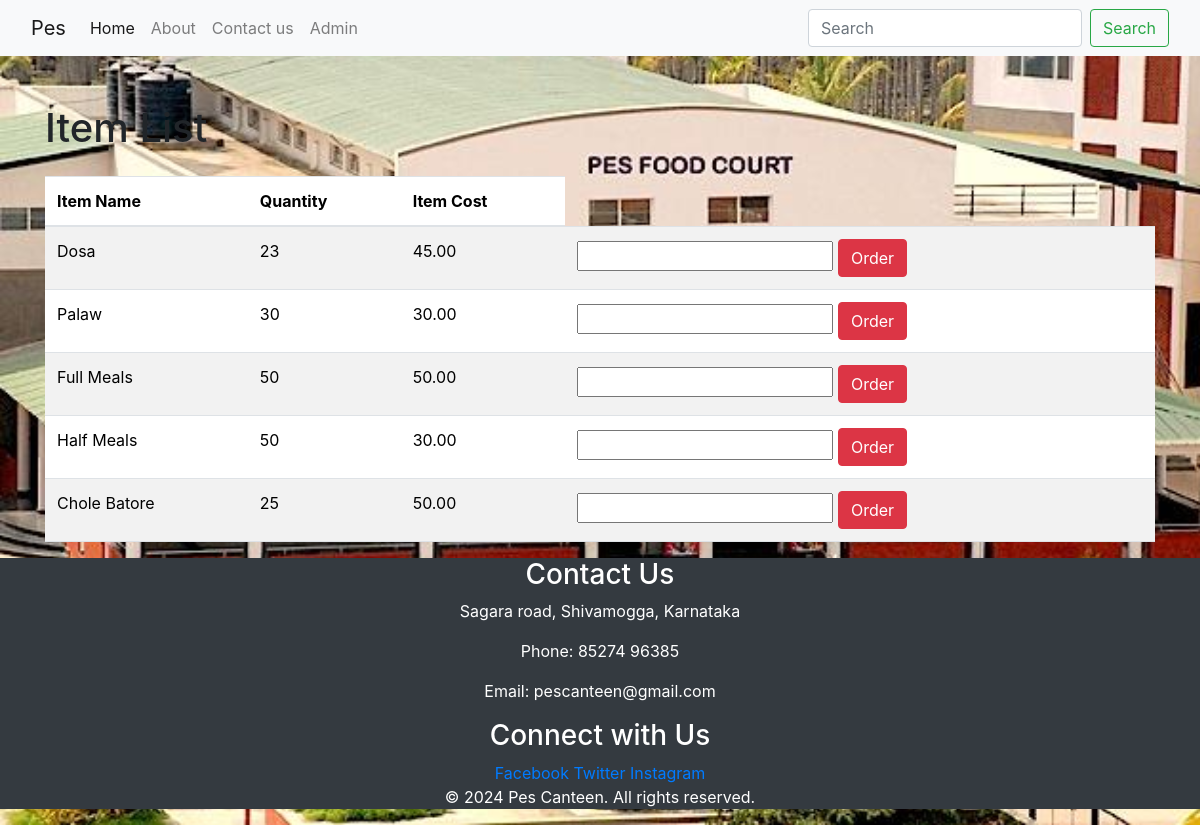
Before: /index/ with the older database file.
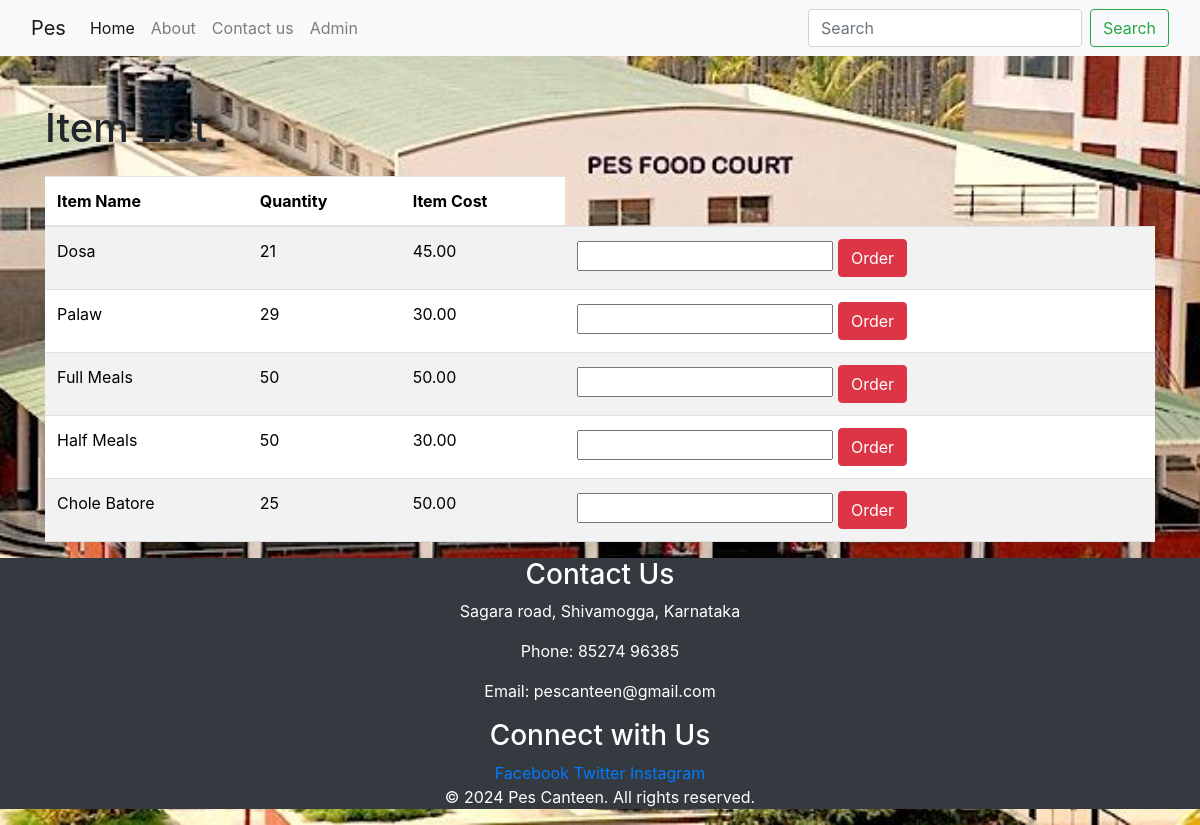
After: the same page with the newer database file.
### canteen/models.py (models this page shows, shortened)
class Item(models.Model):
    itemname = models.CharField(max_length=100)
    quantity = models.IntegerField()
    itemcost = models.DecimalField(max_digits=10, decimal_places=2)

### canteen/views.py (the view, shortened to what this page needs)
# urls.py: path('index/', index, name='index'),
def index(request):
    items = Item.objects.all()
    return render(request, "index.html", {"items": items})

### templates/index.html (shortened to what this page needs)
<!DOCTYPE html>
<html lang="en">
<head>
    <link href="https://cdn.jsdelivr.net/npm/bootstrap@5.3.3/dist/css/bootstrap.min.css" rel="stylesheet"
>
    <link href="../static/css/bootstrap.min.css" rel="stylesheet">
</head>
<body style="background-image: url('../media/canteen.png')"> {% csrf_token %}
    <div>
        <div>
            <nav class="navbar navbar-expand-lg navbar-light bg-light">
                <div class="container-fluid">
                    <a class="navbar-brand" href="#">Pes</a>
                    <div class="collapse navbar-collapse" id="navbarSupportedContent">
                        <ul class="navbar-nav me-auto mb-2 mb-lg-0">
                            <li class="nav-item">
                                <a class="nav-link active" aria-current="page" href="index.html">Home</a>
                            </li>
                            <li class="nav-item">
                                <a class="nav-link" href="{% url 'about' %}">About</a>
                            </li>
                            <li class="nav-item">
                                <a class="nav-link" href="#">Contact us</a>
                            </li>
                            <li class="nav-item">
                                <a class="nav-link" href="http://127.0.0.1:8000/admin/logout/" tabindex="-1" aria-disabled="true">Admin</a>
                            </li>
                        </ul>
                        <form class="d-flex">
                            <input class="form-control me-2" type="search" placeholder="Search" aria-label="Search">
                            <button class="btn btn-outline-success" type="submit">Search</button>
                        </form>
                    </div>
                </div>
            </nav>
        </div>
        <div class="container mt-5">
            <h1 class="mb-4">Item List</h1>
            <table class="table table-striped">
                <thead>
                    <tr>
                        <th>Item Name</th>
                        <th>Quantity</th>
                        <th>Item Cost</th>
                    </tr>
                </thead>
                <tbody>
                    {% for item in items %}
                    <tr>
                        <td>{{ item.itemname }}</td>
                        <td>{{ item.quantity }}</td>
                        <td>{{ item.itemcost }}</td>
                        <td>
                            <form accept="url 'views.index" method="post" >{% csrf_token %}
                                <input type="number" name="quantity">
                                <button name="item" type="submit" class="btn btn-danger" value="{{item.itemname}}">Order</button>
                            </form>
                        </td>
                    </tr>
                    {% endfor %}
                </tbody>
            </table>
        </div>
    </div>
</body>
<footer class="bg-dark text-white text-center">
    <div class="contact-info">
        <h3>Contact Us</h3>
        <p>Sagara road, Shivamogga, Karnataka</p>
        <p>Phone: 85274 96385</p>
        <p>Email: pescanteen@gmail.com</p>
    </div>
    <div class="social-links">
        <h3>Connect with Us</h3>
        <a href="#" class="social-icon">Facebook</a>
        <a href="#" class="social-icon">Twitter</a>
        <a href="#" class="social-icon">Instagram</a>
    </div>
    <div class="copyright">
        <p>&copy; 2024 Pes Canteen. All rights reserved.</p>
    </div>
</footer>
</html>

### templates/index.html (style rules this page uses)
body { background-repeat: no-repeat; background-size: cover; background-blend-mode: darken; }

Changed rows visible on the page:
changed Item "Dosa": quantity "23" → "21"
changed Item "Palaw": quantity "30" → "29"
